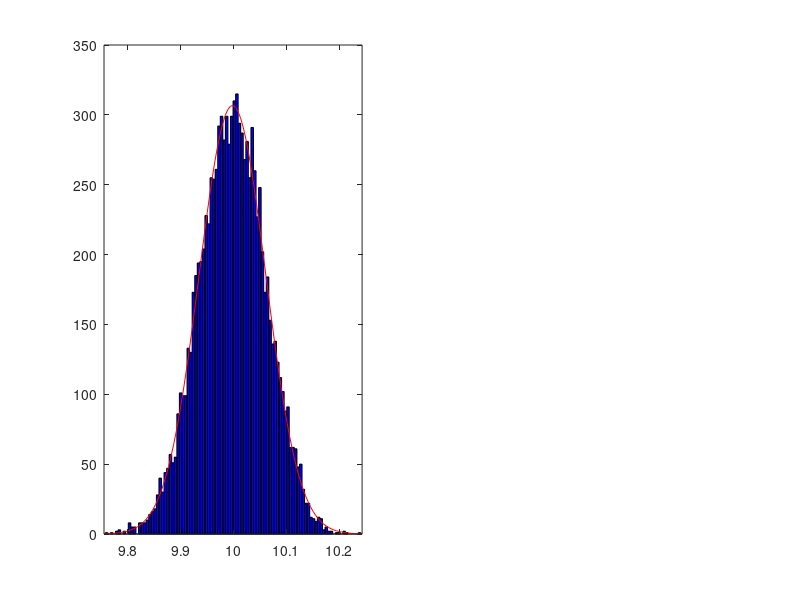

Write the MATLAB code that produced this figure. (Note: this script raises an error after producing the figure.)
% Solve the problem 1 of Midterm Neuroimaging
% Name: Jia Wang
% ID: 120082910046

clc, clear, close all

%% Generate normally-distributed random matrix
samples = 1000;
groups = 10000;
NA = normrnd(10, 2, [groups,samples]);
NB = normrnd(10.5, 2, [groups,samples]);

%% compute the mean and standard deviation
NAM = mean(NA, 2);
NAstd = std(NA, 0, 2);
NBM = mean(NB, 2);
NBstd = std(NB, 0, 2);

%% display histfit of NAM and NAstd
figure; set(gcf, 'outerposition', get(0,'screensize'));
subplot(121), h = histfit(NAM); h(1).FaceColor = [0 0.75 0.75];
n = get(gca, 'Ylim'); zy = linspace(n(1),n(2));
hold on, p = plot(mean(NAM)*ones(1,numel(zy)),zy); p.LineWidth = 2; p.Color = [0,0,1];
text(mean(NAM)+0.0125, zy(end-2),['mean = ',num2str(mean(NAM))],'FontSize',14), 
set(gca,'FontSize',16); title('Histogram of NAM', 'Fontsize', 20);

subplot(122), h = histfit(NAstd); h(1).FaceColor = [1 0.85 0];
n = get(gca, 'Ylim'); zy = linspace(n(1),n(2));
hold on, p = plot(mean(NAstd)*ones(1,numel(zy)),zy); p.LineWidth = 2; p.Color = [1,0,0];
text(mean(NAstd)+0.0125, zy(end-2),['mean = ',num2str(mean(NAstd))],'FontSize',14), 
set(gca,'FontSize',16); title('Histogram of NAstd', 'Fontsize', 20);
saveas(gcf, '1-Histogram of NAM and NAstd.png')

%% display histfit of NBM and NBstd
figure; set(gcf, 'outerposition', get(0,'screensize'));
subplot(121), h = histfit(NBM); h(1).FaceColor = [0 0.75 0.75];
n = get(gca, 'Ylim'); zy = linspace(n(1),n(2));
hold on, p = plot(mean(NBM)*ones(1,numel(zy)),zy); p.LineWidth = 2; p.Color = [0,0,1];
text(mean(NBM)+0.0125, zy(end-2),['mean = ',num2str(mean(NBM))],'FontSize',14), 
set(gca,'FontSize',16); title('Histogram of NBM', 'Fontsize', 20);

subplot(122), h = histfit(NBstd); h(1).FaceColor = [1 0.85 0];
n = get(gca, 'Ylim'); zy = linspace(n(1),n(2));
hold on, p = plot(mean(NBstd)*ones(1,numel(zy)),zy); p.LineWidth = 2; p.Color = [1,0,0];
text(mean(NBstd)+0.0125, zy(end-2),['mean = ',num2str(mean(NBstd))],'FontSize',14), 
set(gca,'FontSize',16); title('Histogram of NBstd', 'Fontsize', 20);
saveas(gcf, '1-Histogram of NBM and NBstd.png')

%% display Mean in a diagram window
figure; set(gcf, 'outerposition', get(0,'screensize'));
h = histfit(NAM); h(1).FaceColor = [0 0.75 0.75]; h(2).Color = [0,0,1];
n = get(gca, 'Ylim'); zy = linspace(n(1),n(2));
hold on, h = histfit(NBM); h(1).FaceColor = [1 0.85 0]; h(2).Color = [1,0,0];
hold on, p = plot(mean(NAM)*ones(1,numel(zy)),zy); p.LineWidth = 2; p.Color = [0,0.5,0.5];
hold on, p = plot(mean(NBM)*ones(1,numel(zy)),zy); p.LineWidth = 2; p.Color = [0.5,0.5,0];
text(mean(NAM)+0.0125, zy(end-2),['mean = ',num2str(mean(NAM))],'FontSize',14), 
text(mean(NBM)+0.0125, zy(end-2),['mean = ',num2str(mean(NBM))],'FontSize',14), 
legend('NAM','NAM-fitted','NBM','NBM-fitted','mean(NAM)','mean(NBM)'), 
set(gca,'FontSize',16); title('Histogram of NAM and NBM', 'Fontsize', 20),
saveas(gcf, '1-Histogram of NAM and NBM.png')

%% display Std in a diagram window
figure; set(gcf, 'outerposition', get(0,'screensize'));
h = histfit(NAstd); h(1).FaceColor = [0 0.75 0.75]; h(2).Color = [0,0,1];
n = get(gca, 'Ylim'); zy = linspace(n(1),n(2));
hold on, h = histfit(NBstd);  h(1).FaceColor = [1 0.85 0]; h(2).Color = [1,0,0]; 
hold on, p = plot(mean(NAstd)*ones(1,numel(zy)),zy); p.LineWidth = 2; p.Color = [0,0.5,0.5];
hold on, p = plot(mean(NBstd)*ones(1,numel(zy)),zy); p.LineWidth = 2; p.Color = [0.5,0.5,0];
legend('NAstd','NAstd-fitted','NBstd','NBstd-fitted','mean(NAstd)','mean(NBstd)'), 
set(gca,'FontSize',16); title('Histogram of NAstd and NBstd', 'Fontsize', 20),
saveas(gcf, '1-Histogram of NAstd and NBstd.png')

%% t-test
tN = zeros(groups,1);

for i = 1:groups
    % equal sample size, equal variance
    tN(i) = (NBM(i) - NAM(i)) / sqrt((NAstd(i)^2 + NBstd(i)^2)) / sqrt(1/samples);
end

tN_gt7 = tN > 7;
frac_gt7 = sum(tN_gt7) / groups;

%% display tN
figure; set(gcf, 'outerposition', get(0,'screensize'));
h = histfit(tN); h(1).FaceColor = [0 0.75 0.75];
n = get(gca, 'Ylim'); zy = linspace(n(1),n(2));
hold on, p = plot(mean(tN)*ones(1,numel(zy)),zy); p.LineWidth = 2; p.Color = [0,0,1];
text(mean(tN)+0.0125,zy(end-2),['mean = ',num2str(mean(tN)),', std = ',num2str(std(tN))],...
    'FontSize',14),
hold on, p = plot(7*ones(1,numel(zy)),zy); p.LineWidth = 2; p.Color = [0,0.5,0.5];
text(7+0.0125, zy(end-10), ['%(tN > 7) = ', num2str(frac_gt7*100)],'FontSize',14), 
set(gca,'FontSize',16); title('Histogram of tN', 'Fontsize', 20);
saveas(gcf, '1-Histogram of tN.png')

